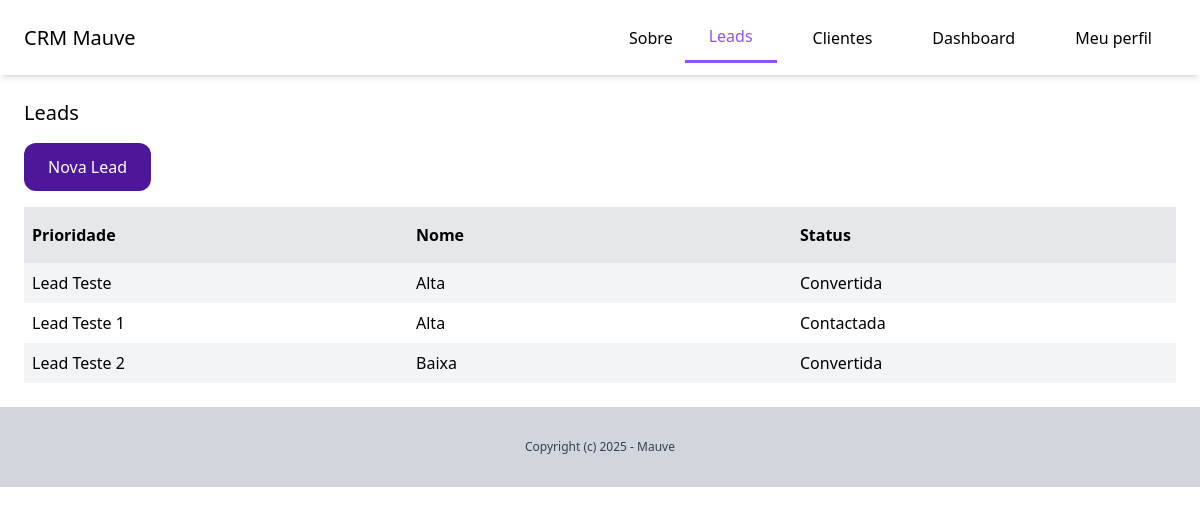
/dashboard/leads/ (signed in), run on an earlier commit of the app's database.
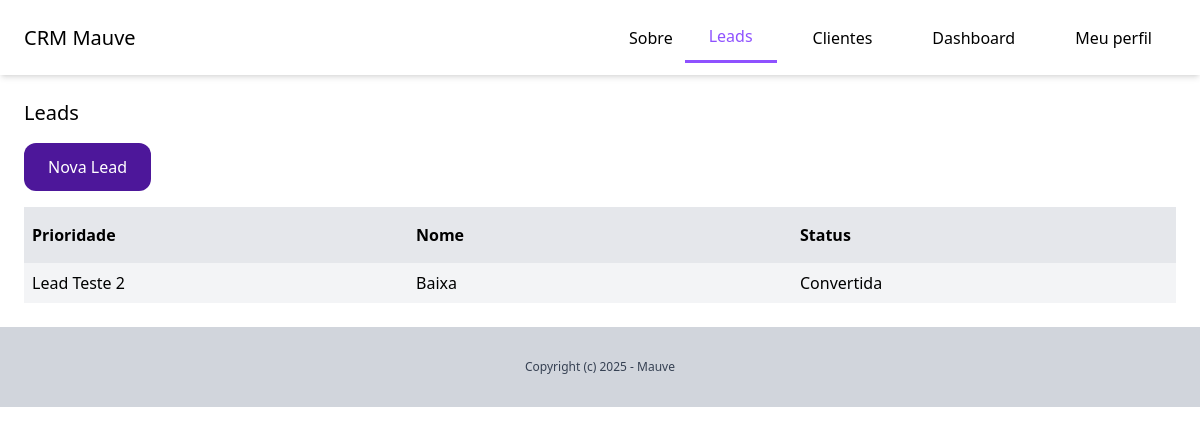
And on a later commit of the database.
### lead/models.py (models this page shows, shortened)
class Lead(models.Model):
    LOW = 'baixa'
    MEDIUM = 'media'
    HIGH = 'alta'
    CHOICES_PRIORITY = [
        (LOW, 'Baixa'),
        (MEDIUM, 'Média'),
        (HIGH, 'Alta')
    ]
    NOVO = 'novo'
    CONT = 'contactada'
    CONV = 'convertida'
    PERD = 'perdida'
    CHOICES_STATUS = [
        (NOVO, 'Novo'),
        (CONT, 'Contactada'),
        (CONV, 'Convertida'),
        (PERD, 'Perdida'),
    ]
    team = models.ForeignKey(Team, related_name='leads', on_delete=models.CASCADE)
    nome = models.CharField(max_length=255)
    email = models.EmailField()
    sobre = models.CharField(blank=True, null=True)
    prioridade = models.CharField(max_length=10, choices=CHOICES_PRIORITY, default=MEDIUM)
    status = models.CharField(max_length=10, choices=CHOICES_STATUS, default=NOVO)
    convertida_para_client = models.BooleanField(default=False)
    criada_por = models.ForeignKey(User, related_name='leads', on_delete=models.CASCADE)
    criada_em = models.DateTimeField(auto_now_add=True)
    modificada_em = models.DateTimeField(auto_now=True)
    class Meta:
        ordering = ('nome',)

### lead/views.py (the view)
# urls.py: path('', views.LeadListView.as_view(), name='lista'),
class LeadListView(ListView):
    model = Lead
    def get_queryset(self):
        queryset = super(LeadListView, self).get_queryset()
        queryset = queryset.filter(
            criada_por=self.request.user, convertida_para_client=False)
        return queryset
    @method_decorator(login_required)
    def dispatch(self, *args, **kwargs):
        return super().dispatch(*args, **kwargs)

### lead/templates/lead/lead_list.html (shortened to what this page needs)
{% extends 'core/base.html' %}
{% block content %}
    <div class="py-6 px-6">
        <h1 class="mb-4 text-xl">Leads</h1>
        <a href="{% url 'leads:add' %}" class="py-3 px-6 inline-block text-white bg-violet-900 rounded-xl hover:bg-violet-600">Nova Lead</a>
        <div class="flex justify-between mt-4">
            <p class="py-4 px-2 bg-gray-200 w-full font-semibold">Prioridade</p>
            <p class="py-4 px-2 bg-gray-200 w-full font-semibold">Nome</p>
            <p class="py-4 px-2 bg-gray-200 w-full font-semibold">Status</p>
        </div>
        {% for lead in object_list %}
            <div class="flex justify-between">
                <p class="py-2 px-2  w-full {% cycle 'bg-gray-100' '' %}">
                    <a href="{% url 'leads:sobre' lead.id %}">{{ lead.nome }}</a>
                </p>
                <p class="py-2 px-2  w-full {% cycle 'bg-gray-100' '' %}">
                    {{ lead.get_prioridade_display }}
                </p>
                <p class="py-2 px-2  w-full {% cycle 'bg-gray-100' '' %}">
                    {{ lead.get_status_display }}
                </p>
            </div>
        {% empty %}
            <p class="py-2 px-2 text-gray-900">Você ainda não cadastrou nenhuma lead</p>
        {% endfor %}
    </div>
{% endblock %}

### core/templates/core/base.html (shortened to what this page needs)
<!doctype html>
<html>
<head>
    {% load static %}
    <link rel="stylesheet" href="{% static 'main.min.css' %}">
</head>
<body>
    <nav class="py-3 px-6 flex justify-between shadow-md items-center">
        <a href="/" class="text-xl">CRM Mauve</a>
        <div class="text-white space-4 space-x-3 flex items-center">
            <a href="{% url 'about' %}" class="text-black">Sobre</a>
            {% if request.user.is_authenticated %}
            <a href="{% url 'leads:lista' %}" class="py-3 px-6 text-black hover:text-violet-500 {% if "dashboard/leads" in request.path %}text-violet-500 border-b-3 border-b-violet-500 {% endif %}">Leads</a>
            <a href="{% url 'clients:lista' %}" class="py-3 px-6 text-black hover:text-violet-500 {% if "dashboard/clientes" in request.path %}text-violet-500 border-b-3 border-b-violet-500 {% endif %}">Clientes</a>
            <a href="{% url 'dashboard:index' %}" class="py-3 px-6 text-black hover:text-purple-900 {% if "/dashboard/" == request.path %}text-purple-900 border-b-3 border-b-purple-900 {% endif %}">Dashboard</a>
            <a href="{% url 'userprofile:perfil' %}" class="py-3 px-6 text-black  hover:text-purple-900 {% if "perfil" in request.path %}text-purple-900 border-b-3 border-b-purple-900 {% endif %}">Meu perfil</a>
            {% else %}
                <a href="{% url 'login' %}" class="py-3 px-6 bg-violet-900 rounded-xl hover:bg-violet-800">Entrar</a>
                <a href="{% url 'userprofile:signup' %}" class="py-3 px-6 bg-violet-700 rounded-xl   hover:bg-violet-600" href="/">Cadastro</a>
            {% endif %}
        </div>
    </nav>
    {% block content %}
    {% endblock %}
    <footer class="py-8 text-center bg-gray-300">
            <p class="text-xs text-gray-700">Copyright (c) 2025 - Mauve</p>
    </footer>
</body>
</html>

What changed in the data, as far as the page shows it:
removed Lead: nome "Lead Teste", prioridade "Alta", status "Convertida"
removed Lead: nome "Lead Teste 1", prioridade "Alta", status "Contactada"
